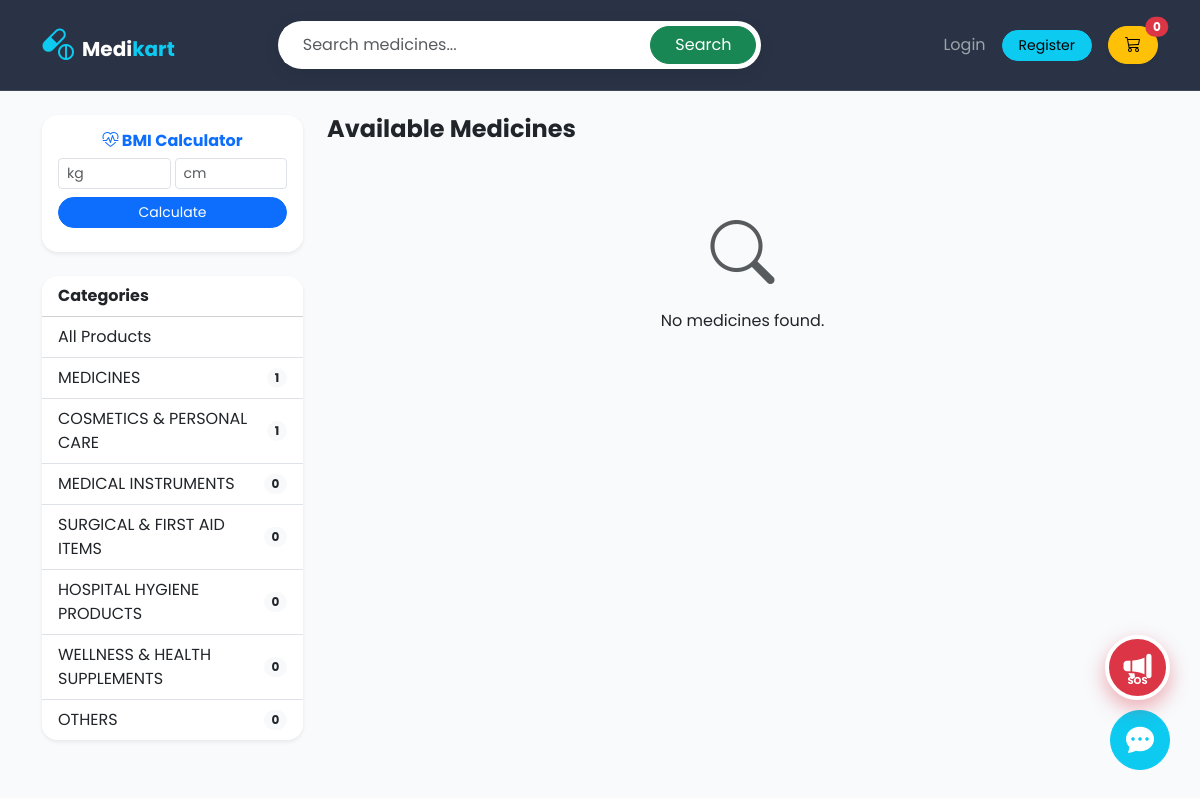
Screenshot of /?cat=3 with the database file from the repository.
### app.py (models this page shows)
class Category(db.Model):
    id = db.Column(db.Integer, primary_key=True)
    name = db.Column(db.String(100), nullable=False, unique=True)
    products = db.relationship('Product', backref='category', lazy=True)

### app.py (the view)
@app.route('/')
def index():
    categories = Category.query.all()
    q = request.args.get('q', '').strip()
    cat_id = request.args.get('cat')
    if cat_id: products = Product.query.filter_by(category_id=cat_id).all()
    elif q: products = Product.query.filter((Product.name.contains(q)) | (Product.search_tags.contains(q))).all()
    else: products = Product.query.all()
    return render_template('index.html', products=products, categories=categories)

### templates/index.html (shortened to what this page needs)
<!DOCTYPE html>
<html lang="en">
<head>
    <link href="https://cdn.jsdelivr.net/npm/bootstrap@5.3.0/dist/css/bootstrap.min.css" rel="stylesheet">
    <link rel="stylesheet" href="https://cdn.jsdelivr.net/npm/bootstrap-icons@1.10.0/font/bootstrap-icons.css">
</head>
<body>
<nav class="navbar navbar-expand-lg navbar-dark sticky-top">
    <div class="container">
        <a class="navbar-brand fw-bold" href="/">
            <i class="bi bi-capsule-pill fs-2 text-info me-2"></i>Medi<span class="text-info">kart</span>
        </a>
        <div class="collapse navbar-collapse" id="navbarNav">
            <form class="d-flex mx-auto w-50" action="/" method="GET">
                <div class="input-group search-group">
                    <input class="form-control search-input" type="search" name="q" placeholder="Search medicines..." value="{{ request.args.get('q', '') }}">
                    <button class="btn btn-success rounded-pill px-4" type="submit">Search</button>
                </div>
            </form>
            <ul class="navbar-nav ms-auto align-items-center">
                {% if current_user.is_authenticated %}
                    <li class="nav-item"><a class="nav-link" href="/profile">My Dashboard</a></li>
                    <li class="nav-item"><a class="btn btn-outline-light btn-sm rounded-pill ms-2" href="/logout">Logout</a></li>
                {% else %}
                    <li class="nav-item"><a class="nav-link" href="/login">Login</a></li>
                    <li class="nav-item"><a class="btn btn-info btn-sm rounded-pill px-3 ms-2" href="/register">Register</a></li>
                {% endif %}
                <li class="nav-item ms-3">
                    <a class="btn btn-warning rounded-pill px-3 shadow-sm position-relative" href="/cart">
                        <i class="bi bi-cart3"></i>
                        <span id="cart-count-badge" class="position-absolute top-0 start-100 translate-middle badge rounded-pill bg-danger">
                            {{ session['cart']|length if session['cart'] else 0 }}
                        </span>
                    </a>
                </li>
            </ul>
        </div>
    </div>
</nav>
<div class="sos-fab" data-bs-toggle="modal" data-bs-target="#sosModal">
    <i class="bi bi-megaphone-fill fs-3"></i>
    <span style="font-size: 10px; position: absolute; bottom: 8px; font-weight: bold;">SOS</span>
</div>
<main class="container py-4" id="products-start">
    <div class="row">
        <div class="col-md-3">
            <div class="card border-0 shadow-sm p-3 bg-white rounded-4 mb-4 text-center">
                <h6 class="fw-bold text-primary"><i class="bi bi-heart-pulse"></i> BMI Calculator</h6>
                <div class="d-flex gap-1">
                    <input type="number" id="weight" class="form-control form-control-sm mb-2" placeholder="kg">
                    <input type="number" id="height" class="form-control form-control-sm mb-2" placeholder="cm">
                </div>
                <button class="btn btn-primary btn-sm w-100 rounded-pill" onclick="calcBMI()">Calculate</button>
            </div>
            <div class="card border-0 shadow-sm rounded-4 overflow-hidden mb-4">
                <div class="card-header bg-white fw-bold">Categories</div>
                <div class="list-group list-group-flush">
                    <a href="/" class="list-group-item list-group-item-action">All Products</a>
                    {% for cat in categories %}
                    <a href="/?cat={{ cat.id }}" class="list-group-item list-group-item-action d-flex justify-content-between align-items-center">
                        {{ cat.name }} <span class="badge bg-light text-dark rounded-pill">{{ cat.products|length }}</span>
                    </a>
                    {% endfor %}
                </div>
            </div>
        </div>
        <div class="col-md-9">
            <h4 class="fw-bold mb-4">Available Medicines</h4>
            <div class="row g-4">
                {% if products %}
                    {% for product in products %}
                    <div class="col-md-4">
                        <div class="card product-card shadow-sm">
                            <img src="{{ product.image_url }}" class="card-img-top" alt="{{ product.name }}">
                            <div class="card-body d-flex flex-column">
                                <span class="badge bg-light text-primary mb-2" style="font-size: 0.7rem; width: fit-content;">{{ product.category.name }}</span>
                                <h6 class="card-title fw-bold text-dark mb-1">{{ product.name }}</h6>
                                <p class="card-text text-muted small flex-grow-1">{{ product.description }}</p>
                                <div class="d-flex justify-content-between align-items-center mt-3">
                                    <span class="h5 fw-bold text-success mb-0">₹{{ product.price }}</span>
                                    <button onclick="addToCart({{ product.id }})" class="btn btn-dark btn-sm rounded-pill px-3 shadow-sm">
                                        Add +
                                    </button>
                                </div>
                            </div>
                        </div>
                    </div>
                    {% endfor %}
                {% else %}
                    <div class="text-center py-5 w-100">
                        <i class="bi bi-search display-3 text-muted"></i>
                        <p class="mt-3">No medicines found.</p>
                    </div>
                {% endif %}
            </div>
        </div>
    </div>
</main>
<div id="chat-circle" class="btn btn-info rounded-circle p-0" style="position: fixed; bottom: 30px; right: 30px; width: 60px; height: 60px; display: flex; align-items: center; justify-content: center; color: white;" onclick="document.getElementById('chat-box').style.display='block'">
    <i class="bi bi-chat-dots-fill fs-3"></i>
</div>
</body>
</html>

### templates/index.html (style rules this page uses)
:root { --primary-mint: #10b981; --midnight-blue: #1e293b; --soft-gray: #f8fafc; --primary-teal: #00a699; --sos-red: #dc3545; }
body { background-color: var(--soft-gray); font-family: 'Poppins', sans-serif; scroll-behavior: smooth; }
.navbar { background: rgba(30, 41, 59, 0.95) !important; backdrop-filter: blur(10px); padding: 1rem 0; border-bottom: 1px solid rgba(255,255,255,0.1); }
.search-group { background: white; border-radius: 50px; padding: 5px; box-shadow: 0 4px 15px rgba(0,0,0,0.1); }
.search-input { border: none !important; box-shadow: none !important; padding-left: 20px; }
.sos-fab { position: fixed; bottom: 100px; right: 30px; z-index: 1050; width: 65px; height: 65px; background: var(--sos-red); color: white; border-radius: 50%; border: 4px solid white; display: flex; align-items: center; justify-content: center; box-shadow: 0 8px 20px rgba(220, 53, 69, 0.4); cursor: pointer; transition: 0.3s; animation: sos-pulse 2s infinite; }
#chat-circle { bottom: 30px; right: 30px; }

### rows the page displays
Category: name "MEDICINES", products|length "1"
Category: name "COSMETICS & PERSONAL CARE", products|length "1"
Category: name "MEDICAL INSTRUMENTS", products|length "0"
Category: name "SURGICAL & FIRST AID ITEMS", products|length "0"
Category: name "HOSPITAL HYGIENE PRODUCTS", products|length "0"
Category: name "WELLNESS & HEALTH SUPPLEMENTS", products|length "0"
Category: name "OTHERS", products|length "0"

### other values shown
{{ session['cart']|length if session['cart'] else 0 }} "0"
